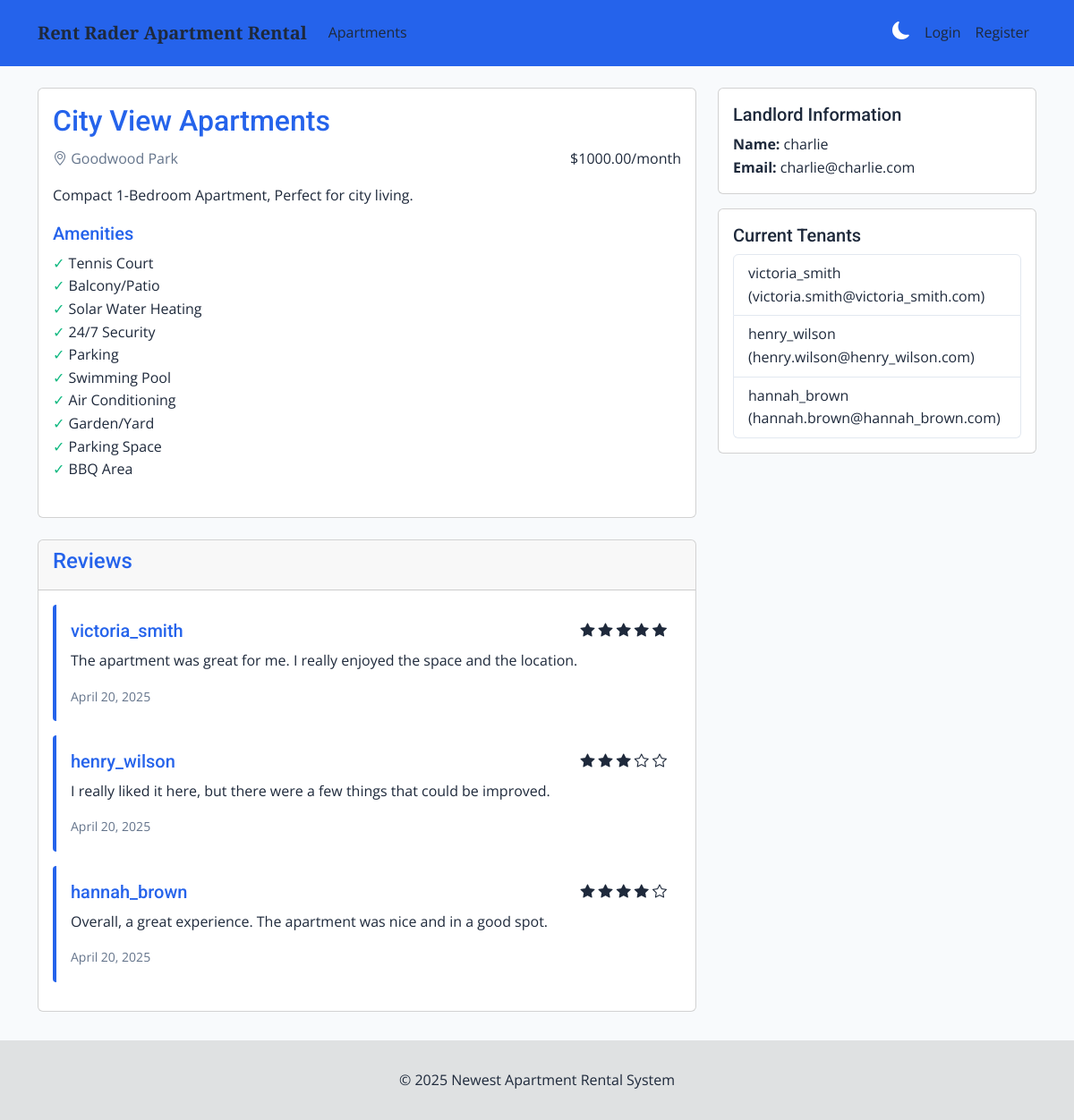
The app's page /apartments/5 with its own data.
### App/models/apartment.py (models this page shows, shortened)
class Apartment(db.Model):
    id = db.Column(db.Integer, primary_key=True)
    title = db.Column(db.String(150), nullable=False)
    description = db.Column(db.Text, nullable=False)
    location = db.Column(db.String(200), nullable=False)
    price = db.Column(db.Float, nullable=False)
    landlord_id = db.Column(db.Integer, db.ForeignKey('landlord.id'), nullable=False)  # Changed from 'user.id' to 'landlord.id'
    landlord = db.relationship('Landlord', back_populates='apartments_owned')  # Changed from 'User' to 'Landlord'
    amenities = db.Column(db.PickleType, nullable=False, default=list)
    lease_code = db.Column(db.String(32), unique=True, nullable=False)
    tenants = db.relationship('Tenant', back_populates='apartment')
    reviews = db.relationship('Review', back_populates='apartment', lazy=True, cascade="all, delete-orphan")

### App/models/review.py (models this page shows, shortened)
class Review(db.Model):
    id = db.Column(db.Integer, primary_key=True)
    comment = db.Column(db.Text, nullable=False)
    rating = db.Column(db.Integer, nullable=False)
    tenant_id = db.Column(db.Integer, db.ForeignKey('tenant.id'), nullable=False)  # Reference to Tenant
    tenant = db.relationship('Tenant', back_populates='reviews')  # Define reverse relationship
    apartment_id = db.Column(db.Integer, db.ForeignKey('apartment.id'), nullable=False)  # Reference to Apartment
    apartment = db.relationship('Apartment', back_populates='reviews')  # Define reverse relationship
    created_at = db.Column(db.DateTime, default=datetime.utcnow)  # Automatically set the current time when a review is created

### App/models/tenant.py (models this page shows, shortened)
class Tenant(db.Model):
    id = db.Column(db.Integer, primary_key=True)
    username = db.Column(db.String(100), nullable=False, unique=True)
    email = db.Column(db.String(120), nullable=False, unique=True)
    password_hash = db.Column(db.String(255), nullable=False)
    apartment_id = db.Column(db.Integer, db.ForeignKey('apartment.id'), nullable=False)  # Reference to Apartment
    apartment = db.relationship('Apartment', back_populates='tenants')  # Define reverse relationship
    reviews = db.relationship('Review', back_populates='tenant', lazy=True, cascade="all, delete-orphan")

### App/models/landlord.py (models this page shows, shortened)
class Landlord(db.Model):
    id = db.Column(db.Integer, primary_key=True)
    username = db.Column(db.String(100), unique=True, nullable=False)
    email = db.Column(db.String(120), unique=True, nullable=False)
    password_hash = db.Column(db.String(255), nullable=False)
    apartments_owned = db.relationship('Apartment', back_populates='landlord', cascade="all, delete-orphan")

### App/main.py (the view)
    @app.route('/apartments/<int:apartment_id>')
    @jwt_required(optional=True)
    def apartment_detail(apartment_id):
        apartment = Apartment.query.get_or_404(apartment_id)
        reviews = Review.query.filter_by(apartment_id=apartment_id).all()
        tenants = Tenant.query.filter_by(apartment_id=apartment_id).all()
        current_user = get_jwt_identity()
        has_reviewed = False
        can_review = False
        if current_user and current_user.get('role') == 'tenant':
            tenant = Tenant.query.get(current_user.get('id'))
            if tenant and tenant.apartment_id == apartment_id:
                can_review = True
                has_reviewed = Review.query.filter_by(tenant_id=tenant.id, apartment_id=apartment_id).first() is not None
        return render_template('apartment_detail.html',
                            apartment=apartment,
                            reviews=reviews,
                            tenants=tenants,
                            has_reviewed=has_reviewed,
                            can_review=can_review,
                            current_user=current_user)

### App/templates/apartment_detail.html (shortened to what this page needs)
{% extends "base.html" %}
{% block content %}
<div class="row">
    <div class="col-md-8">
        <div class="card mb-4">
            <div class="card-body">
                <h2>{{ apartment.title }}</h2>
                <p class="text-muted">
                    <i class="bi bi-geo-alt"></i> {{ apartment.location }}
                    <span class="float-end">${{ "%.2f"|format(apartment.price) }}/month</span>
                </p>
                <p>{{ apartment.description }}</p>
                <div class="mb-4">
                    <h5>Amenities</h5>
                    <ul class="amenities-list">
                        {% for amenity in apartment.amenities %}
                            <li>{{ amenity }}</li>
                        {% endfor %}
                    </ul>
                </div>
            </div>
        </div>
        <div class="card">
            <div class="card-header">
                <h4>Reviews</h4>
            </div>
            <div class="card-body">
                {% if reviews %}
                    {% for review in reviews %}
                        <div class="review-card p-3 mb-3">
                            <div class="d-flex justify-content-between">
                                <h5>{{ review.tenant.username }}</h5>
                                <div class="star-rating">
                                    {% for i in range(review.rating) %}
                                        <i class="bi bi-star-fill"></i>
                                    {% endfor %}
                                    {% for i in range(5 - review.rating) %}
                                        <i class="bi bi-star"></i>
                                    {% endfor %}
                                </div>
                            </div>
                            <p>{{ review.comment }}</p>
                            <small class="text-muted">
                                {{ review.created_at.strftime('%B %d, %Y') }}
                            </small>
                        </div>
                    {% endfor %}
                {% else %}
                    <p>No reviews yet.</p>
                {% endif %}
            </div>
        </div>
    </div>
    <div class="col-md-4">
        <div class="card">
            <div class="card-body">
                <h5 class="card-title">Landlord Information</h5>
                <p class="card-text">
                    <strong>Name:</strong> {{ apartment.landlord.username }}<br>
                    <strong>Email:</strong> {{ apartment.landlord.email }}
                </p>
            </div>
        </div>
        <div class="card mt-3">
            <div class="card-body">
                <h5 class="card-title">Current Tenants</h5>
                {% if tenants %}
                    <ul class="list-group">
                        {% for tenant in tenants %}
                            <li class="list-group-item">
                                {{ tenant.username }} ({{ tenant.email }})
                            </li>
                        {% endfor %}
                    </ul>
                {% else %}
                    <p>No current tenants.</p>
                {% endif %}
            </div>
        </div>
    </div>
</div>
{% endblock %}

### App/templates/base.html (style rules this page uses)
:root { --primary-color-1: #2563eb; --primary-color-2: #1d4ed8; --primary-bg-color-1: #f8fafc; --primary-bg-color-2: #e2e8f0; --secondary-color-1: #10b981; --secondary-color-2: #059669; --accent-color: #f59e0b; --danger-color: #ef4444; --text-color: #1e293b; --text-muted: #64748b; --card-bg: #ffffff; --card-shadow: 0 4px 6px -1px rgba(0, 0, 0, 0.1), 0 2px 4px -1px rgba(0, 0, 0, 0.06); --heading-font: 'Roboto', sans-serif; --subheading-font: 'Open Sans', sans-serif; --title-font: 'Playfair Display', serif; --radius-sm: 0.25rem; --radius-md: 0.5rem; --radius-lg: 0.75rem; --transition-all: all 0.3s ease; }
html, body { margin: 0; padding: 0; min-height: 100vh; background-color: var(--primary-bg-color-1); color: var(--text-color); font-family: var(--subheading-font); line-height: 1.6; transition: var(--transition-all); }
h1, h2, h3, h4, h5, h6 { font-family: var(--heading-font); color: var(--primary-color-1); margin-top: 0; line-height: 1.3; }
.amenities-list { list-style-type: none; padding-left: 0; }
.amenities-list li:before { content: "✓ "; color: var(--secondary-color-1); }
.star-rating { color: var(--accent-color); }
.review-card { margin-bottom: 20px; border-left: 4px solid var(--primary-color-1); background-color: var(--card-bg); padding: 1rem; border-radius: var(--radius-sm); }
.text-muted { color: var(--text-muted) !important; }
.list-group-item { background-color: var(--card-bg); color: var(--text-color); border-color: var(--primary-bg-color-2); }
body, p, span, div, a:not(.btn), li, td, th, label, .nav-link, .list-group-item { color: var(--text-color) !important; }

### records on screen
Apartment: title "City View Apartments", location "Goodwood Park", price "1000.00", description "Compact 1-Bedroom Apartment, Perfect for city living."
Review: tenant.username "victoria_smith", rating 5 (drawn), comment "The apartment was great for me. I really enjoyed the space and the location.", created_at "April 20, 2025"
Review: tenant.username "henry_wilson", rating 3 (drawn), comment "I really liked it here, but there were a few things that could be improved.", created_at "April 20, 2025"
Review: tenant.username "hannah_brown", rating 4 (drawn), comment "Overall, a great experience. The apartment was nice and in a good spot.", created_at "April 20, 2025"
Landlord: landlord.username "charlie", landlord.email "charlie@charlie.com"
Tenant: username "victoria_smith", email "victoria.smith@victoria_smith.com"
Tenant: username "henry_wilson", email "henry.wilson@henry_wilson.com"
Tenant: username "hannah_brown", email "hannah.brown@hannah_brown.com"

### other values on screen
{{ amenity }} "Tennis Court" "Balcony/Patio" "Solar Water Heating" "24/7 Security" "Parking" "Swimming Pool" "Air Conditioning" "Garden/Yard" "Parking Space" "BBQ Area"
